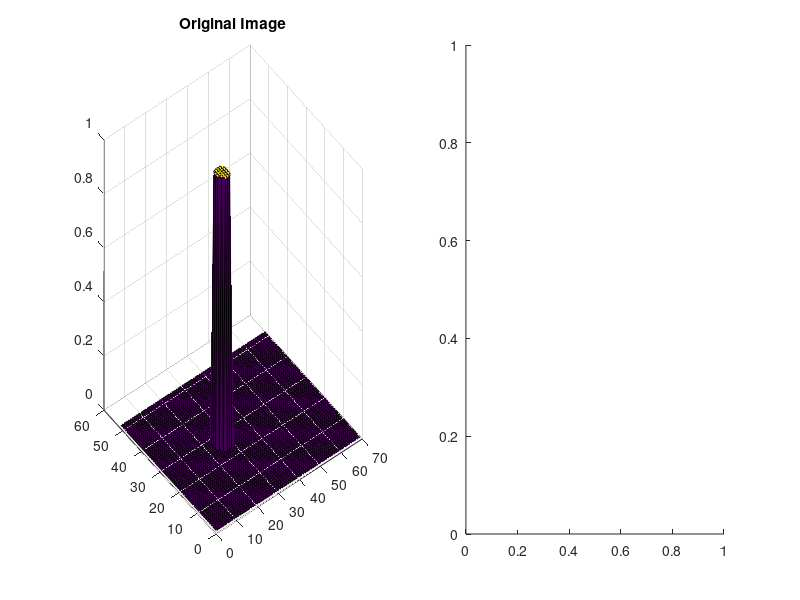

The MATLAB script that drew this image: (Note: this script raises an error after producing the figure.)
% Written By Sajad Farokhi, IAUN, Dec. 2016
% Email: sajjad_farokhi@yahoo.com

clc
clear all
close all


[x,y]=meshgrid(-128:217,-128:127);
z=sqrt(x.^2+y.^2);

c=(z<15);% Circule

cf=fftshift(fft2(double(c)));

%% Show results
set(gcf,'units','normalized','outerposition',[0 0 1 1])
subplot(1,2,1),surf(double(c(1:5:end,1:5:end))),title('Original Image');
subplot(1,2,2),fftshow(cf,'log'),title('Specturum of Image');




